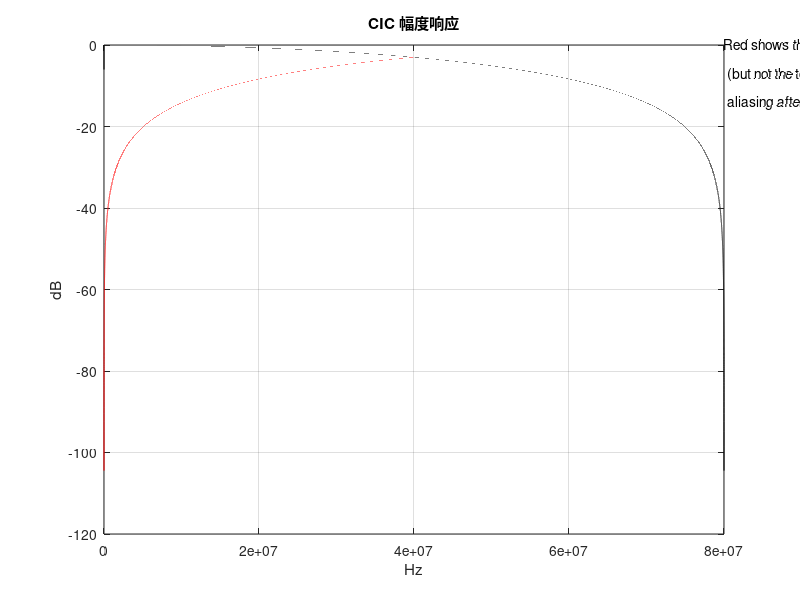
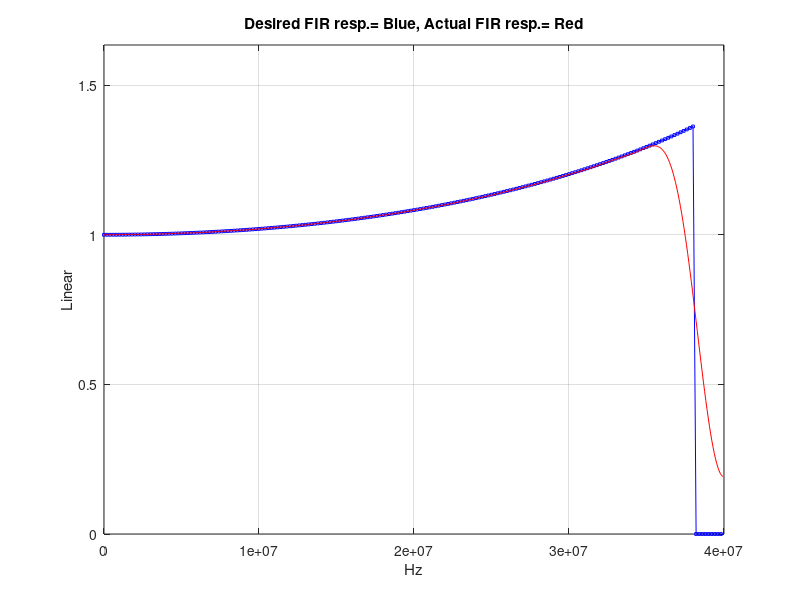
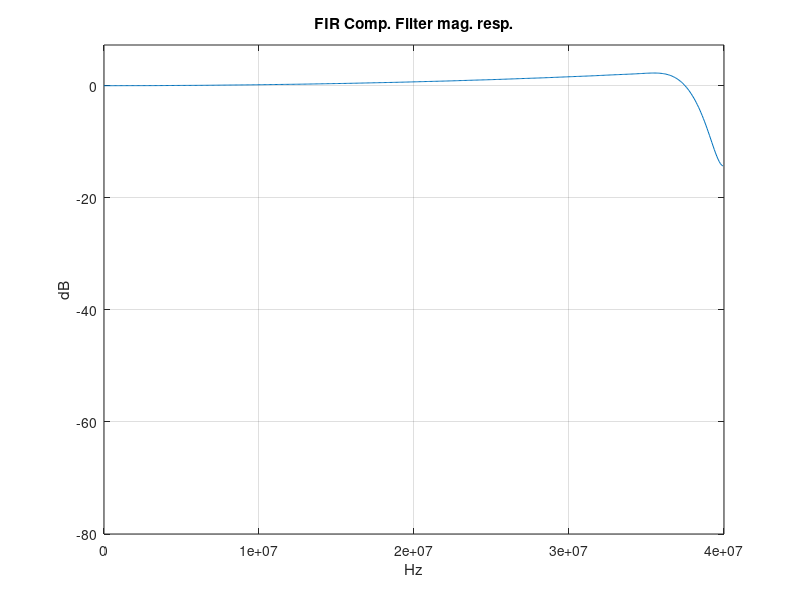
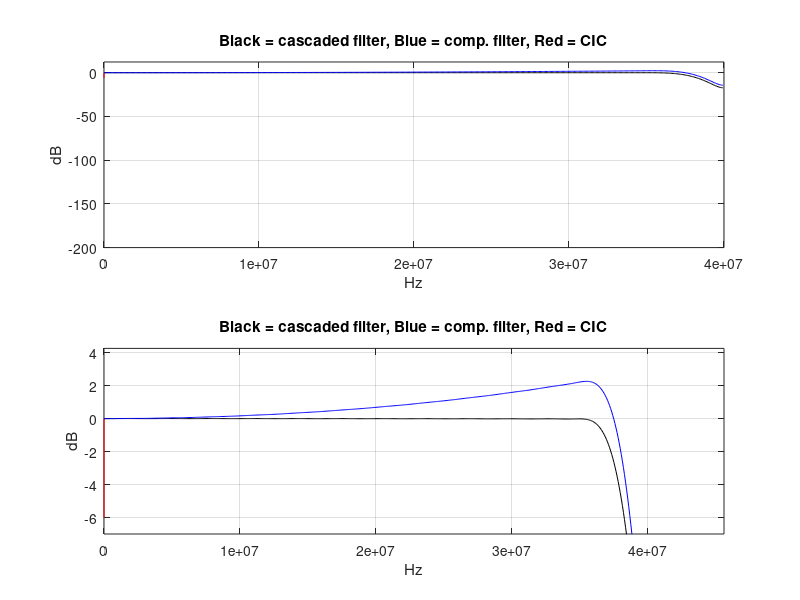

These figures' MATLAB source, in order:
clear
clc
close all
%% 
% 设置补偿滤波器的阶数
FIR_Order = 50; % 滤波器阶数比滤波器系数个数少1
% 频谱的频率点数
Num_Freq_Points = 512*512; % Also try, 256 or 1024
% 设置显示的最小幅值(dB)
Threshold = -200; % dB
%%%%%%%%%%%%%%%%%%%%%%%%%%%%%%%%%%%%%%%%%%%%%
%% Define parameters of your desired CIC filter
%%%%%%%%%%%%%%%%%%%%%%%%%%%%%%%%%%%%%%%%%%%%%%
M = 1;     % 滤波器级联级数
R = 2;  % 抽取因子
N = 1;     % 差分时延
Fs = 160e6;    % 原始采样频率
Fp = 38e6;     %8.5e6 8.5e5 8.5e4 8.5e3 通带截止频率(-6dB)

% 检查通带范围，需不大于降采样后采样频率的一半
if Fp >= 0.5*Fs/R 
    disp(['Fp必须小于Fs/R = ',num2str(Fs/R) ,' Hz的1/2'])
    return 
end
%%%%%%%%%%%%%%%%%%%%%%%%%%%%%%%%%%%%%%%%%%%%%%%%%%%%
%% CIC滤波器的幅频
%%%%%%%%%%%%%%%%%%%%%%%%%%%%%%%%%%%%%%%%%%%%%%%%%%%%%
% 归一化频率范围
Freq = 0: 1/(2*Num_Freq_Points): 0.5-1/(2*Num_Freq_Points);
% CIC幅频函数
Spec_CIC = (R*N*sin(pi*Freq*R*N)./sin(pi*Freq)).^M;
Spec_CIC(1) = (R*N)^M;
Spec_Mag_CIC = abs(Spec_CIC); % 幅度
Spec_Mag_CIC = Spec_Mag_CIC/max(Spec_Mag_CIC); % 归一化幅度
Spec_Mag_dB_CIC = 20*log10(Spec_Mag_CIC); % 转换到dB
figure(1), clf
Freq_Plot_Axis_1 = (0:Num_Freq_Points-1)*Fs/(2*Num_Freq_Points);
plot(Freq_Plot_Axis_1, Spec_Mag_dB_CIC, '-k')
% axis([0, Fs/2, Threshold, 5])
xlim([0, Fs/2])
xlabel('Hz'), ylabel('dB'),
title('CIC 幅度响应'), grid on, zoom on
% Determine & plot CIC filter aliasing after decimation
Mainlobe_Indices = 1:round(2*Num_Freq_Points/(R));
Mainlobe = Spec_Mag_dB_CIC(Mainlobe_Indices);
Mainlobe_Flipped = fliplr(Mainlobe);
% Find "aliased-mainlobe < mainlobe" freq indices
Indices = [1]; % Intialize
for Loop = 2:round(2*Num_Freq_Points/(R))
    if Mainlobe(Loop) >= Mainlobe_Flipped(Loop)
        Indices = [Indices, Loop];
    else
        end
end
hold on
plot(Freq_Plot_Axis_1(Indices), Mainlobe_Flipped(Indices), '-r')
hold off
text(Fs/R, 0, 'Red shows the most significant')
text(Fs/R, -7, ' (but not the total) CIC filter')
text(Fs/R, -14, ' aliasing after decimation')

% End of CIC filter design
%%%%%%%%%%%%%%%%%%%%%%%%%%%%%%%%%%%%%%%%%%%%%%
%% cic的fir补偿滤波器设计

Num_FIR_Design_Freq_Points = 4*FIR_Order;
FIR_Freq_Vector = linspace(0, 1, Num_FIR_Design_Freq_Points);

% 生成cic幅频幅值函数的倒数，作为补偿滤波器的幅度
CIC_Freq_vector = 0:round(Num_FIR_Design_Freq_Points*Fp/(Fs/(2*R)));
CIC_Freq_vector = (1/R)*CIC_Freq_vector/Num_FIR_Design_Freq_Points;
% 根据公式，生成倒数
Inverse_CIC = 1./((1/(R*N)^M)*(sin(pi*CIC_Freq_vector*R*N/2)...
    ./sin(pi*CIC_Freq_vector/2)).^M);
%  Richard Lyons – March, 2020 Page 16
Inverse_CIC(1) = 1; % Eliminate the NaN first sample
Inverse_CIC(Num_FIR_Design_Freq_Points) = 0;
Freq_Plot_Axis_2 = (0:Num_FIR_Design_Freq_Points-1)*(Fs/(2*R))...
    /(Num_FIR_Design_Freq_Points);
figure(2), clf
plot(Freq_Plot_Axis_2, Inverse_CIC, '-bs', 'markersize', 2)
title('Desired FIR resp.= Blue, Actual FIR resp.= Red')
ylabel('Linear'), xlabel('Hz'), grid on, zoom on
% Compute FIR compensation filter coeffs
FIR_Coeffs = fir2(FIR_Order, FIR_Freq_Vector, ...
    Inverse_CIC, chebwin(FIR_Order+1, 50));
disp(['FIR coefficients = ', num2str(FIR_Coeffs)])
% Compute freq response of a unity-gain FIR Comp. filter
Num_Freq_Points = 512;
Spec_Comp_Filter = fft(FIR_Coeffs, 2*Num_Freq_Points);
Spec_Comp_Filter = Spec_Comp_Filter(1:Num_Freq_Points); % Pos. freqs only
Mag_Comp_Filter = abs(Spec_Comp_Filter);
Mag_dB_Comp_Filter = 20*log10(Mag_Comp_Filter);
%Freq_Plot_Axis_3 = (0:Num_Freq_Points-1)*(Fs/R)/(Num_Freq_Points);
Freq_Plot_Axis_3 = (0:Num_Freq_Points-1)*(Fs/(2*R))/(Num_Freq_Points);
figure(2)
hold on
plot(Freq_Plot_Axis_3, Mag_Comp_Filter, '-r', 'markersize', 2)
hold off
axis([0, Fs/(2*R), 0, 1.2*max(Inverse_CIC)])
figure(3), clf
plot(Freq_Plot_Axis_3, Mag_dB_Comp_Filter)
axis([0, Fs/(2*R), -80, max(Mag_dB_Comp_Filter)+5])
xlabel('Hz'), ylabel('dB')
title('FIR Comp. Filter mag. resp.'), grid on, zoom on
%%%%%%%%%%%%%%%%%%%%%%%%%%%%%%%%%%%%%%%%%%%%%
% End of FIR compensation filter design
%%%%%%%%%%%%%%%%%%%%%%%%%%%%%%%%%%%%%%%%%%%%%%
%%%%%%%%%%%%%%%%%%%%%%%%%%%%%%%%%%%%%%%%%%%%%%%%%%%%%%%%%%%%%%%%
% Multiply the unity-gain FIR comp. filter complex freq response times
% the CIC filter's complex **mainlobe-only** freq response
%%%%%%%%%%%%%%%%%%%%%%%%%%%%%%%%%%%%%%%%%%%%%%%%%%%%%%%%%%%%%%%%%
% Compute CIC filter's mainlobe-only response (using Num_Freq_Points)
CIC_Mainlobe_Freq_vector = 0:Num_Freq_Points -1;
CIC_Mainlobe_Freq_vector = 0.5*(2/R)*...
    CIC_Mainlobe_Freq_vector/Num_Freq_Points;
CIC_Mainlobe = ((1/(R*N))*(sin(pi*CIC_Mainlobe_Freq_vector*R*N/2)...
    ./sin(pi*CIC_Mainlobe_Freq_vector/2))).^M;
CIC_Mainlobe(1) = 1; % Zero Hz

% Compute the frequency magnitude response of the cascaded filters
Cascaded_Filter_Spec_Mag = abs(CIC_Mainlobe...
    .*Spec_Comp_Filter);
%  Richard Lyons – March, 2020 Page 17

% Compute cascaded response in dB for plotting
Cascaded_Filter_Spec_Mag_dB = 20*log10(Cascaded_Filter_Spec_Mag);
Freq_Plot_Axis_3 = (0:Num_Freq_Points-1)*(Fs/(2*R))/(Num_Freq_Points);
% Plot cascaded filters' combined freq. magnitude response
figure(4), clf
subplot(2,1,1)
plot(Freq_Plot_Axis_3, Cascaded_Filter_Spec_Mag_dB, '-k')
hold on
plot(Freq_Plot_Axis_1(1:51), Spec_Mag_dB_CIC(1:51), '-r')
plot(Freq_Plot_Axis_3, Mag_dB_Comp_Filter, '-b')
hold off
axis([0, Fs/(2*R), Threshold, max(Mag_dB_Comp_Filter)+10])
xlabel('Hz'), ylabel('dB')
title('Black = cascaded filter, Blue = comp. filter, Red = CIC')
grid on, zoom on

subplot(2,1,2)
plot(Freq_Plot_Axis_3, Cascaded_Filter_Spec_Mag_dB, '-k')
hold on
plot(Freq_Plot_Axis_1(1:51), Spec_Mag_dB_CIC(1:51), '-r')
plot(Freq_Plot_Axis_3, Mag_dB_Comp_Filter, '-b')
hold off
title('Black = cascaded filter, Blue = comp. filter, Red = CIC')
axis([0, 1.2*Fp, -6-N, max(Mag_dB_Comp_Filter)+2])
xlabel('Hz'), ylabel('dB')
grid on, zoom on
